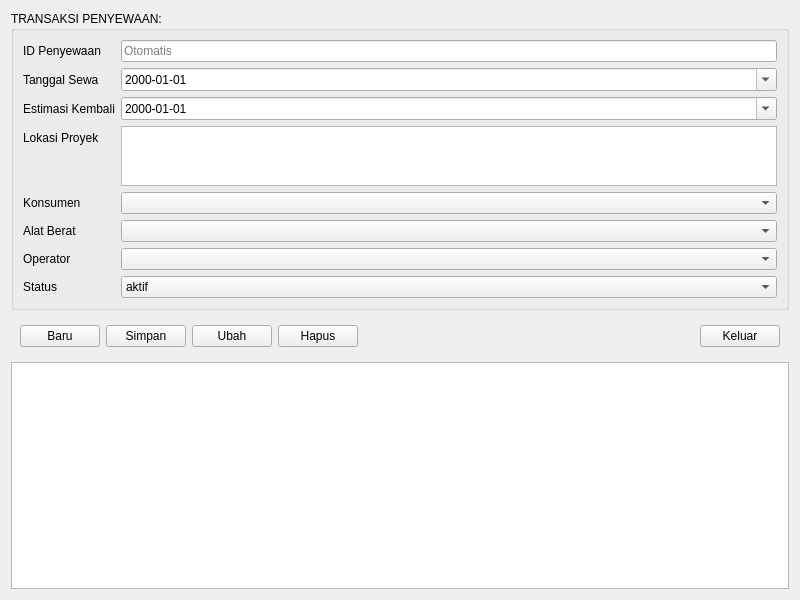
<?xml version="1.0" encoding="UTF-8"?>
<ui version="4.0">
 <class>Form</class>
 <widget class="QWidget" name="Form">
  <property name="geometry">
   <rect>
    <x>0</x>
    <y>0</y>
    <width>800</width>
    <height>600</height>
   </rect>
  </property>
  <property name="windowTitle">
   <string>Form Penyewaan Alat Berat</string>
  </property>
  <layout class="QVBoxLayout" name="verticalLayout">
   <item>
    <widget class="QGroupBox" name="groupBox">
     <property name="title">
      <string>TRANSAKSI PENYEWAAN:</string>
     </property>
     <layout class="QFormLayout" name="formLayout">
      <item row="0" column="0">
       <widget class="QLabel" name="label">
        <property name="text">
         <string>ID Penyewaan</string>
        </property>
       </widget>
      </item>
      <item row="0" column="1">
       <widget class="QLineEdit" name="lineEdit_IdPenyewaan">
        <property name="readOnly">
         <bool>true</bool>
        </property>
        <property name="placeholderText">
         <string>Otomatis</string>
        </property>
       </widget>
      </item>
      <item row="1" column="0">
       <widget class="QLabel" name="label_2">
        <property name="text">
         <string>Tanggal Sewa</string>
        </property>
       </widget>
      </item>
      <item row="1" column="1">
       <widget class="QDateEdit" name="dateEdit_TglSewa">
        <property name="displayFormat">
         <string>yyyy-MM-dd</string>
        </property>
        <property name="calendarPopup">
         <bool>true</bool>
        </property>
       </widget>
      </item>
      <item row="2" column="0">
       <widget class="QLabel" name="label_3">
        <property name="text">
         <string>Estimasi Kembali</string>
        </property>
       </widget>
      </item>
      <item row="2" column="1">
       <widget class="QDateEdit" name="dateEdit_EstimasiKembali">
        <property name="displayFormat">
         <string>yyyy-MM-dd</string>
        </property>
        <property name="calendarPopup">
         <bool>true</bool>
        </property>
       </widget>
      </item>
      <item row="3" column="0">
       <widget class="QLabel" name="label_4">
        <property name="text">
         <string>Lokasi Proyek</string>
        </property>
       </widget>
      </item>
      <item row="3" column="1">
       <widget class="QTextEdit" name="textEdit_Lokasi">
        <property name="maximumSize">
         <size>
          <width>16777215</width>
          <height>60</height>
         </size>
        </property>
       </widget>
      </item>
      <item row="4" column="0">
       <widget class="QLabel" name="label_5">
        <property name="text">
         <string>Konsumen</string>
        </property>
       </widget>
      </item>
      <item row="4" column="1">
       <layout class="QHBoxLayout" name="layout_konsumen">
        <item>
         <widget class="QComboBox" name="comboBox_Konsumen"/>
        </item>
       </layout>
      </item>
      <item row="5" column="0">
       <widget class="QLabel" name="label_6">
        <property name="text">
         <string>Alat Berat</string>
        </property>
       </widget>
      </item>
      <item row="5" column="1">
       <widget class="QComboBox" name="comboBox_AlatBerat"/>
      </item>
      <item row="6" column="0">
       <widget class="QLabel" name="label_7">
        <property name="text">
         <string>Operator</string>
        </property>
       </widget>
      </item>
      <item row="6" column="1">
       <widget class="QComboBox" name="comboBox_Operator"/>
      </item>
      <item row="7" column="0">
       <widget class="QLabel" name="label_8">
        <property name="text">
         <string>Status</string>
        </property>
       </widget>
      </item>
      <item row="7" column="1">
       <widget class="QComboBox" name="comboBox_Status">
        <item>
         <property name="text">
          <string>aktif</string>
         </property>
        </item>
        <item>
         <property name="text">
          <string>selesai</string>
         </property>
        </item>
        <item>
         <property name="text">
          <string>dipesan</string>
         </property>
        </item>
       </widget>
      </item>
     </layout>
    </widget>
   </item>
   <item>
    <widget class="QFrame" name="frame">
     <layout class="QHBoxLayout" name="horizontalLayout">
      <item>
       <widget class="QPushButton" name="pushButton_Baru">
        <property name="text">
         <string>Baru</string>
        </property>
       </widget>
      </item>
      <item>
       <widget class="QPushButton" name="pushButton_Simpan">
        <property name="text">
         <string>Simpan</string>
        </property>
       </widget>
      </item>
      <item>
       <widget class="QPushButton" name="pushButton_Ubah">
        <property name="text">
         <string>Ubah</string>
        </property>
       </widget>
      </item>
      <item>
       <widget class="QPushButton" name="pushButton_Hapus">
        <property name="text">
         <string>Hapus</string>
        </property>
       </widget>
      </item>
      <item>
       <spacer name="horizontalSpacer">
        <property name="orientation">
         <enum>Qt::Orientation::Horizontal</enum>
        </property>
        <property name="sizeHint" stdset="0">
         <size>
          <width>40</width>
          <height>20</height>
         </size>
        </property>
       </spacer>
      </item>
      <item>
       <widget class="QPushButton" name="pushButton_Keluar">
        <property name="text">
         <string>Keluar</string>
        </property>
       </widget>
      </item>
     </layout>
    </widget>
   </item>
   <item>
    <widget class="QTableWidget" name="tableWidget"/>
   </item>
  </layout>
 </widget>
 <resources/>
 <connections/>
</ui>
